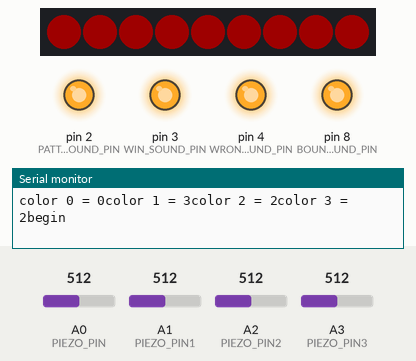
Simulated run of this sketch. Board: Arduino Uno, built with avr-gcc and run on an emulated ATmega328P. Shown: 9 RGB LEDs in strip order, left to right, output pins drawn as LEDs (lit = HIGH), the last lines printed to the serial monitor. Inputs (shaded band) come from the test bench; at power-on: A0 (PIEZO_PIN) = 512, A3 (PIEZO_PIN3) = 512, A1 (PIEZO_PIN1) = 512, A2 (PIEZO_PIN2) = 512. Dim RGB values are drawn brighter than linear; random numbers use the default seed unless the sketch sets one; pins used as bus, display or sensor lines are not drawn.

Above: at 0.1 s.
3.9 s: A0 (PIEZO_PIN) set to 602
5.4 s: A0 (PIEZO_PIN) set to 623
At 6.7 s:
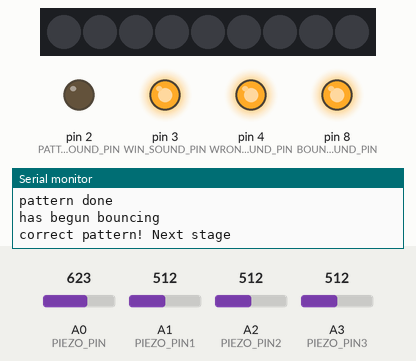
At 7.3 s:
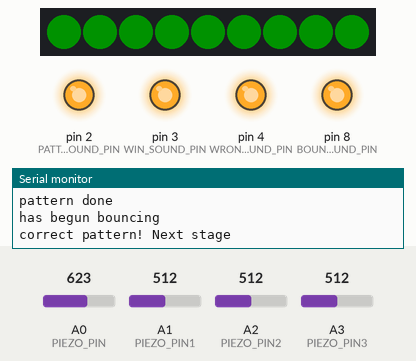
8.4 s: A3 (PIEZO_PIN3) set to 595
At 10.2 s:
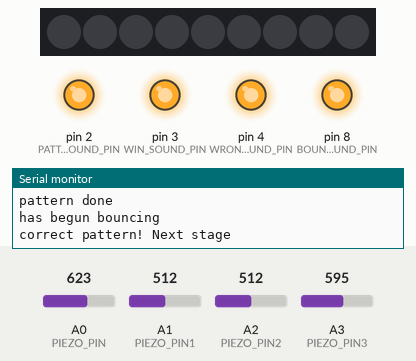
11.4 s: A3 (PIEZO_PIN3) set to 631
14.4 s: A0 (PIEZO_PIN) set to 306
Timing chart, 0 to 18.4 s (numbered marks = the images above; inputs shaded):
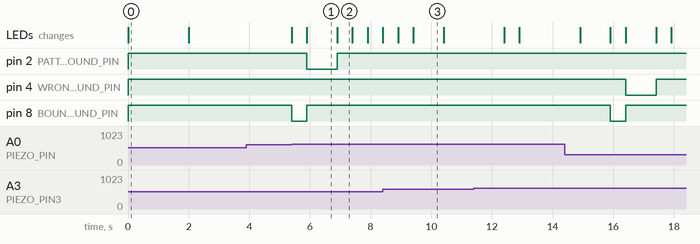

The sketch:

22_test__4_sensor_game.ino
```cpp
//LEDS
#include <Adafruit_NeoPixel.h>

#define PIN 7 // Which pin on the Arduino is connected to the NeoPixels?
//#define NUMPIXELS 172 //how many lights are on our LED strip?
#define NUMPIXELS 9
Adafruit_NeoPixel pixels(NUMPIXELS, PIN, NEO_GRB + NEO_KHZ800); //initialize neopixels

int ledBrightness = 30; //0 - 255 - set the overall brightness of our strip

//define the colors we want to cycle through
uint32_t colorRed = pixels.Color(255, 0, 0);
uint32_t colorGreen = pixels.Color(0, 150, 0);
uint32_t colorBlue = pixels.Color(0, 255, 255);
uint32_t colorYellow = pixels.Color(255, 255, 0);

//add them to an array in the order we want them to display
int totalNumColors = 4; //number of colors user can cycle through
uint32_t colorArray[4] = {colorRed, colorGreen, colorBlue, colorYellow};

int curColorIndex = 0; //keeps track of the current color to display

int blinkOnTime = 500; //how long to keep lights lit during blinking
int blinkOffTime = 500; //how long to keep lights off during blinking
int finishBlinkPauseTime = 500; //how long to leave the lights off after all blinks before advancing to next order of operations
int winOffDelay(3000); //how long to wait after win with the lights off before starting over


//PATTERN
int totalPatternLength = 4; //sets how long we want the game to be in terms of number of colors the user must match
bool isAssignPatternMode = true; //when true, make a random pattern at startup for the user to duplicate. Then turn this false so it doesn't run again
bool isPatternMode = true; //when true, display patterns, when false, user repeats pattern
int patternColorDisplayTime = 2000; //how long to display each color in pattern mode
int patternColorOffTime = 500; //how long between each color to turn off the lights (helps with distinguishing repeat colors in the pattern the user must reproduce)
int patternCompleteReadyTime = 500; //how long to give the user after the pattern has been displayed before they can start jumping
int curStage = 0; //level of the game (array index of patternArray colors to iterate through)
//uint32_t patternArray[4] = {colorArray[random(4)], colorArray[random(4)], colorArray[random(4)], colorArray[random(4)]}; //TODO: randomize this pattern! //array specifying pattern which user will have to replicate. After reaching last color, they win the game
uint32_t patternArray[4];


//PIEZO
const int PIEZO_PIN = A0; // pin on which we read vibration / piezo output
const int PIEZO_PIN1 = A1; // pin on which we read vibration / piezo output
const int PIEZO_PIN2 = A2; // pin on which we read vibration / piezo output
const int PIEZO_PIN3 = A3; // pin on which we read vibration / piezo output
const int piezos[4] = { PIEZO_PIN, PIEZO_PIN1, PIEZO_PIN2, PIEZO_PIN3 };


//SOUNDS
const int BOUNCE_SOUND_PIN = 8;
const int WRONG_SOUND_PIN = 4;
const int COLOR_CORRECT_SOUND_PIN = 5;
const int PATTERN_CORRECT_SOUND_PIN = 2;
const int WIN_SOUND_PIN = 3;
int soundDelay = 1000;

//BOUNCE MODE
float vibrationThreshold = 3.0; //above this value, trigger a bounces
int bounceTime = 500; //how much time must during vibration to constitute a bounce / cycle through colors. Essentially this would be long enough to allow the trampoline to vibrate during a jump, but short enough that it's ready to detect again before the user lands, i.e. "airborne time"
int stopBounceTime = 3000; //how much time must pass after bounce to consider it a "submission" of the current color - i.e. how long the user must wait off of the trampoline
unsigned long time_now = 0; //keeps track of the passing of time to constitute a bounce and stop bounce
boolean isBounced = false; //the user has started a bounce (should occur while each jump is occuring)
boolean hasBegunBouncing = false; //true when user has triggered vibration for the first time for each color guess

int correctCount = 0; //keeps track of how many colors have been guessed correctly so far for the current stage. Set back to zero each stage / level

void setup() {
  pinMode(BOUNCE_SOUND_PIN, OUTPUT);
  pinMode(WRONG_SOUND_PIN, OUTPUT);
  pinMode(COLOR_CORRECT_SOUND_PIN, OUTPUT);
  pinMode(PATTERN_CORRECT_SOUND_PIN, OUTPUT);
  pinMode(WIN_SOUND_PIN, OUTPUT);

  digitalWrite(BOUNCE_SOUND_PIN, HIGH);
  digitalWrite(WRONG_SOUND_PIN, HIGH);
  digitalWrite(COLOR_CORRECT_SOUND_PIN, HIGH);
  digitalWrite(PATTERN_CORRECT_SOUND_PIN, HIGH);
  digitalWrite(WIN_SOUND_PIN, HIGH);

  Serial.begin(115200);
  randomSeed(analogRead(1)); //allows for truly random values in the pattern

  pixels.begin(); // INITIALIZE NeoPixel strip object (REQUIRED)
  pixels.setBrightness(ledBrightness);
  pixels.show(); // Set all pixel colors to 'off'


}

void loop() {
  if (isAssignPatternMode) { //MH - should run only once
    assignNewPatternColors();
    isAssignPatternMode = false;
  } else {

    if (isPatternMode) {
      handlePatternMode();
    } else {
      handleBounceMode();
    }

  }
}

void assignNewPatternColors() {
  for (int i = -0; i < totalPatternLength; i++) {
    int randIndex = random(totalNumColors);
    patternArray[i] = colorArray[randIndex];
    Serial.print("color ");
    Serial.print(i);
    Serial.print (" = ");
    Serial.print(randIndex);
  }
  Serial.println("begin");
}

void handlePatternMode() { //display the pattern the user must replicate
  for (int i = 0; i <= curStage; i++) {
    uint32_t curPatternColor = patternArray[i];
    pixels.fill(curPatternColor, 0, NUMPIXELS);
    pixels.show();
    delay(patternColorDisplayTime);
    pixels.clear();
    pixels.show();
    delay(patternColorOffTime);
  }

  pixels.clear();
  pixels.show();
  delay(patternCompleteReadyTime);
  time_now = millis();
  isPatternMode = false;
  Serial.println("pattern done");
}

void handleBounceMode() {
  //PIEZO
  for (int i = 0; i < 4; i++) {
    int piezoADC = analogRead(piezos[i]);
    float piezoV = piezoADC / 1023.0 * 5.0; //scale the vibration to a more user friendly range

    if (piezoV > vibrationThreshold && !isBounced) { //if the vibration is significant enough to constitute a bounce, and we haven't already triggered a bounce...
      time_now = millis();
      isBounced = true; //register a bounce - keeps this block of code (pixel showing) from happening repeatedly
      curColorIndex = i;
      uint32_t curPixelColor = colorArray[curColorIndex];
      //Serial.println(curPixelColor);
      pixels.fill(curPixelColor, 0, NUMPIXELS);
      pixels.show();
      digitalWrite(BOUNCE_SOUND_PIN, LOW);
    }

    if ((millis() > time_now + bounceTime) && isBounced && (millis() < time_now + stopBounceTime)) { //we have a completed bounce, but not a stop bouncing, i.e. user is airborne
      isBounced = false; //keeps this block from repeating
      digitalWrite(BOUNCE_SOUND_PIN, HIGH);
      if (!hasBegunBouncing) {
        Serial.println("has begun bouncing");
        hasBegunBouncing = true; //stays true while user is cycling through colors but has not yet submitted a guess
      }
      //Serial.println("bounce");
      time_now = millis();
      pixels.clear();
      pixels.show();

      hasBegunBouncing = false; //keeps this block of code from running repeatedly


      if (colorArray[curColorIndex] == patternArray[correctCount]) { //if the color we stopped bouncing at matches the stage in the pattern so far

        if (correctCount == curStage) { //we have gotten all the colors in this stage correct
          if (curStage < totalPatternLength - 1) {
            showStageComplete();
          } else {
            Serial.println("you win!!! Start over");
            digitalWrite(WIN_SOUND_PIN, LOW);
            delay(soundDelay);
            digitalWrite(WIN_SOUND_PIN, HIGH);
            rainbow(5);
            turnOffLights();
            delay(winOffDelay);
            assignNewPatternColors();
            curStage = 0;
          }

          curColorIndex = 0;
          correctCount = 0;
          isPatternMode = true; //show the next pattern sequence
        } else { //if there are more colors, we need to keep bouncing to get the next color in the sequence
          showCorrectSoFar();
        }

      } else { //wrong color guess, start over:
        showIncorrect();
      }

      hasBegunBouncing = false;
      time_now = millis();
      isBounced = false;

    }
  }
}

void showStageComplete() {
  Serial.println("correct pattern! Next stage");
  digitalWrite(PATTERN_CORRECT_SOUND_PIN, LOW);
  delay(soundDelay);
  digitalWrite(PATTERN_CORRECT_SOUND_PIN, HIGH);
  //signal a correct pattern...
  blinkLights(colorGreen, 3); //color, numBlinks

  curStage++; //then advance to the next stage
}

void showCorrectSoFar() {
  Serial.print("correct so far: ");
  Serial.println(correctCount + 1);
  //digitalWrite(COLOR_CORRECT_SOUND_PIN, LOW);
  //delay(soundDelay);
  //digitalWrite(COLOR_CORRECT_SOUND_PIN, HIGH);
  //blinkLights(colorYellow, 3);
  correctCount++;
  curColorIndex = 0;
}

void showIncorrect() {
  Serial.println("incorrect");
  digitalWrite(WRONG_SOUND_PIN, LOW);
  delay(soundDelay);
  digitalWrite(WRONG_SOUND_PIN, HIGH);
  blinkLights(colorRed, 3);
  curColorIndex = 0;
  correctCount = 0;
  //curStage = 0;
  isPatternMode = true;
}

void turnOffLights() {
  for (int i = 0; i < NUMPIXELS; i++) { // For each pixel on the strip
    pixels.clear();
    pixels.show();
  }
  //  pixels.clear();
  //  pixels.show();
}

void blinkLights(uint32_t blinkColor, int numBlinks) {
  for (int j = 0; j < numBlinks; j++) {
    pixels.fill(blinkColor, 0, NUMPIXELS);
    pixels.show();
    delay(blinkOnTime);
    pixels.clear();
    pixels.show();
    delay(blinkOffTime);
  }
  delay(finishBlinkPauseTime);
}

void rainbow(int wait) {
  for (long firstPixelHue = 0; firstPixelHue < 5 * 65536; firstPixelHue += 256) {
    for (int i = 0; i < NUMPIXELS; i++) { // For each pixel in strip...
      int pixelHue = firstPixelHue + (i * 65536L / NUMPIXELS);
      pixels.setPixelColor(i, pixels.gamma32(pixels.ColorHSV(pixelHue)));
    }
    pixels.show(); // Update strip with new contents
    delay(wait);  // Pause for a moment
  }
}
```

Measured:
- the behaviour switches between 613 and 614 on A0 (PIEZO_PIN) (found by bisection; images 0 and 1)
- after the input at 3.9 s, every drawn part: stays the same
- after the input at 5.4 s, pin 2 (PATTERN_CORRECT_SOUND_PIN): HIGH → LOW after 0.50 s, → HIGH 1.0 s later; pin 8 (BOUNCE_SOUND_PIN): HIGH → LOW at once, → HIGH 0.50 s later; the LEDs: first change at once (image 1 shows a later state)
- what the display in image 0 shows lasts 2.0 s, from 0.0 s to 2.0 s
- what the display in image 1 shows lasts 1.0 s, from 5.9 s to 6.9 s
- what the display in image 2 shows lasts 0.5 s, from 6.9 s to 7.4 s
